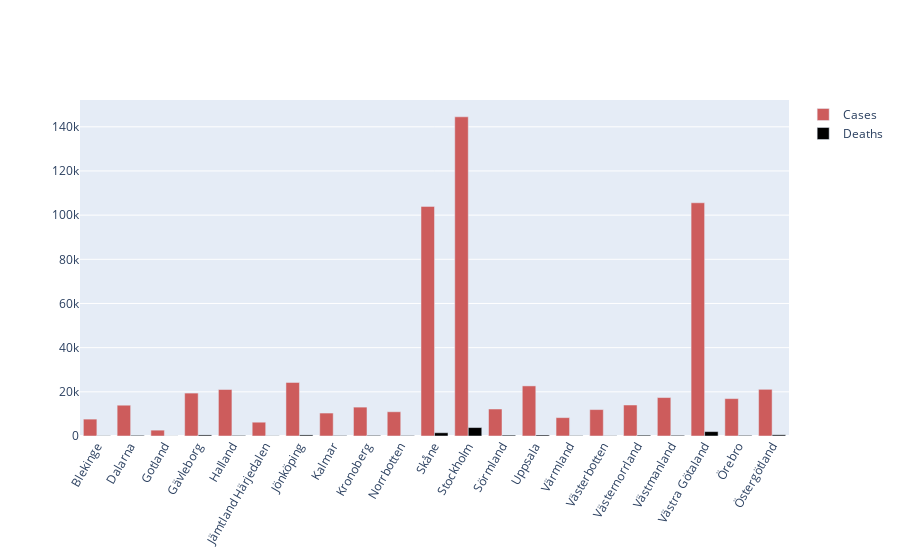

Notebook code cell kept with this figure:
### Code cell
import pandas as pd 
import plotly.graph_objects as go

df = pd.read_csv("Regional_Totals_Data.csv")

regioner = df['Region']

fig = go.Figure()
fig.add_trace(go.Bar(
    x=regioner,
    y=df["Total_Cases"],
    name='Cases',
    marker_color='indianred'
))

fig.add_trace(go.Bar(
    x=regioner,
    y=df["Total_Deaths"],
    name='Deaths',
    marker_color='black'
))

# Here we modify the tickangle of the xaxis, resulting in rotated labels.
fig.update_layout(barmode='group', xaxis_tickangle=-60)
fig.show()

### Figure 1 — Plotly figure (JSON) as saved in the notebook; plotly's stock layout.template omitted (floating-point values rounded to 4 significant figures)
{"data": [{"marker": {"color": "indianred"}, "name": "Cases", "type": "bar", "x": ["Blekinge", "Dalarna", "Gotland", "Gävleborg", "Halland", "Jämtland Härjedalen", "Jönköping", "Kalmar", "Kronoberg", "Norrbotten", "Skåne", "Stockholm", "Sörmland", "Uppsala", "Värmland", "Västerbotten", "Västernorrland", "Västmanland", "Västra Götaland", "Örebro", "Östergötland"], "y": [7646, 13942, 2650, 19426, 21052, 6249, 24236, 10391, 13080, 10977, 103958, 144522, 12214, 22684, 8320, 11957, 14034, 17408, 105596, 16934, 21135]}, {"marker": {"color": "black"}, "name": "Deaths", "type": "bar", "x": ["Blekinge", "Dalarna", "Gotland", "Gävleborg", "Halland", "Jämtland Härjedalen", "Jönköping", "Kalmar", "Kronoberg", "Norrbotten", "Skåne", "Stockholm", "Sörmland", "Uppsala", "Värmland", "Västerbotten", "Västernorrland", "Västmanland", "Västra Götaland", "Örebro", "Östergötland"], "y": [112, 302, 44, 482, 254, 100, 486, 207, 284, 212, 1474, 3820, 389, 467, 162, 123, 387, 311, 1993, 285, 534]}], "layout": {"barmode": "group", "xaxis": {"tickangle": -60}}}
